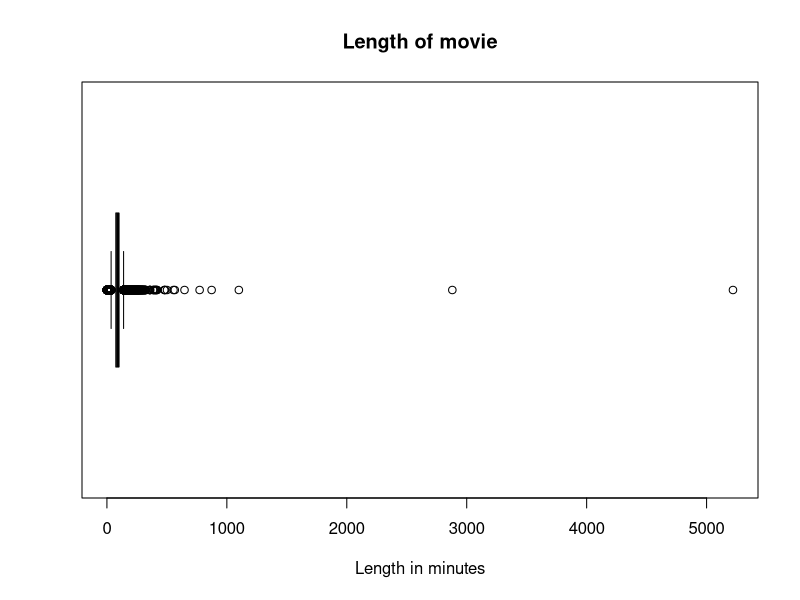
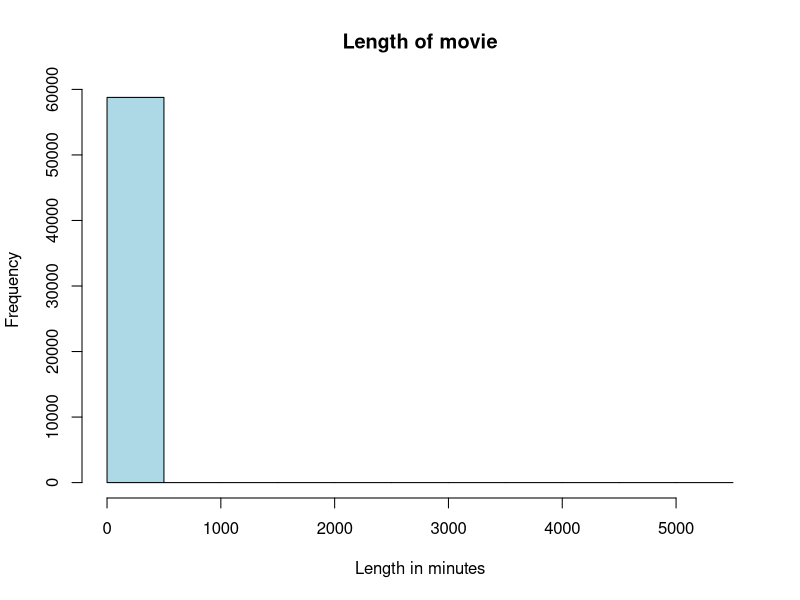

These charts were generated, in order, by the following R code:
movies <- read.csv("data/movies.csv")
# Exercise 1
head(movies)
nrow(movies)
ncol(movies)
names(movies)
str(movies)
# from str output, I have identified title as text variable (chr), and length and year as numerical variables (int)
# Exercise 2 
shortness <- movies$Short
shortness <- factor( 
  shortness, 
  levels = c(0,1),
  labels = c("not tagged short", "tagged short")
  )
class(shortness)
summary(shortness)

# Exercise 3 
running_times <- movies$length
summary(running_times)
hours_max <- max(running_times) / 60
hours_max
sum(running_times > 240)
# Exercise 4
movies[movies$length >= 1000,
       c("title", "year", "length", "rating", "votes", "Short")]

selected_movies <- movies[
  movies$Short == "not tagged short" & movies$length <= 240,
]
nrow(selected_movies)
nrow(movies) - nrow(selected_movies)



#ex5 

running_times <- movies$length
summary(running_times)

boxplot(running_times,
        horizontal = TRUE,
        main = "Length of movie",
        xlab = "Length in minutes")

hist(running_times,
     main = "Length of movie",
     xlab = "Length in minutes",
     col = "lightblue")
